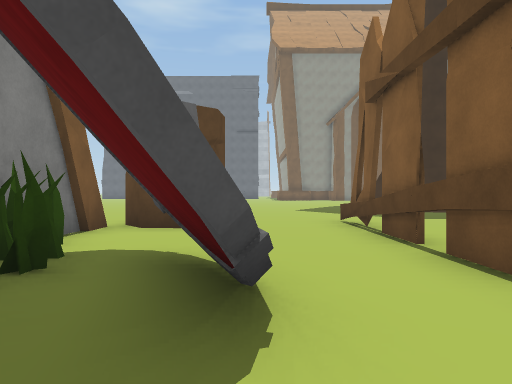
view 1 (above)

24 first-person views from a walk through a Unity game level. The camera is 1.3 m above the floor, looks level and sees 70° across. The floor is counted in squares, 2 m on a side. Each view is taken from the middle of a square. On the plan, view 1 faces up. The plan holds only what a view shows up to about 11 squares ahead; the rest is blank. The place goes on beyond the plan. Some surface patterns are stand-ins.

view 2
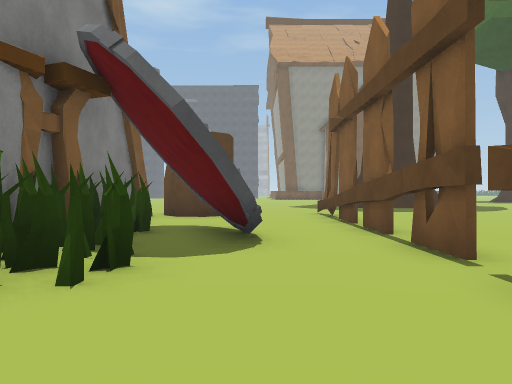

view 3
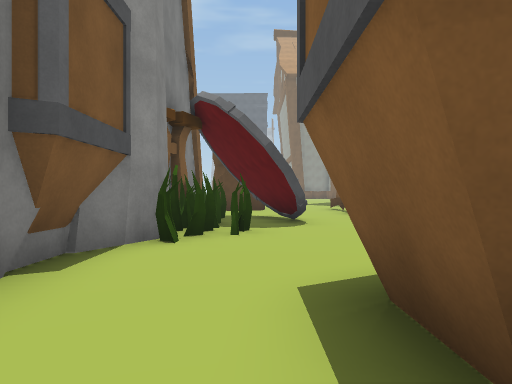

view 4
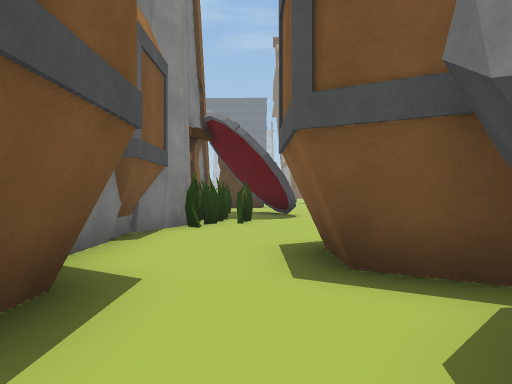

view 5
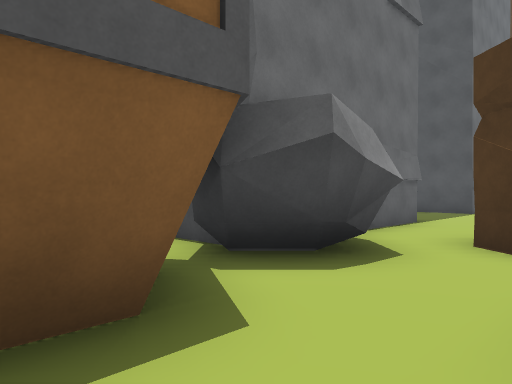

view 6
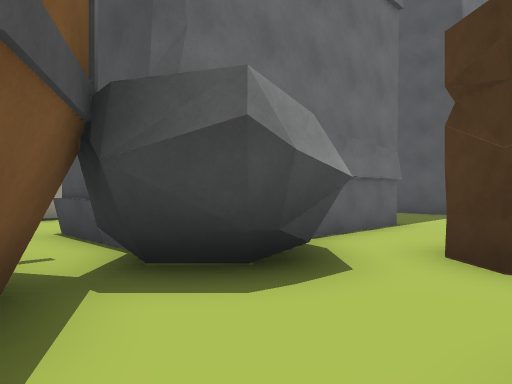

view 7
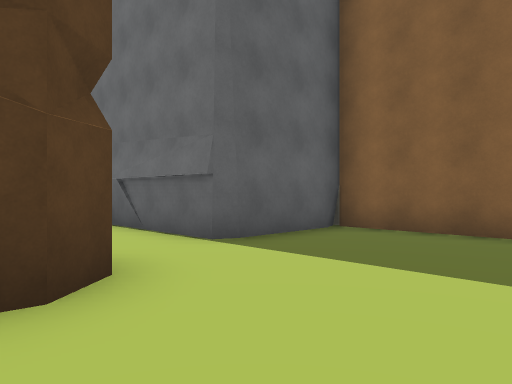

view 8
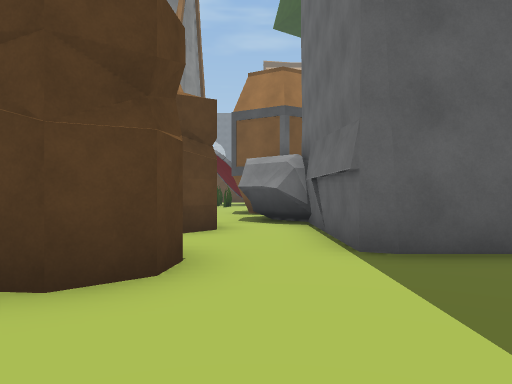

view 9
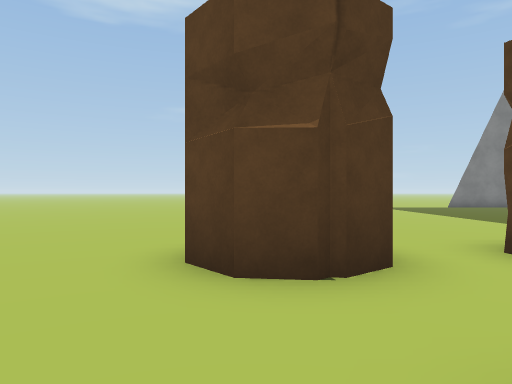

view 10
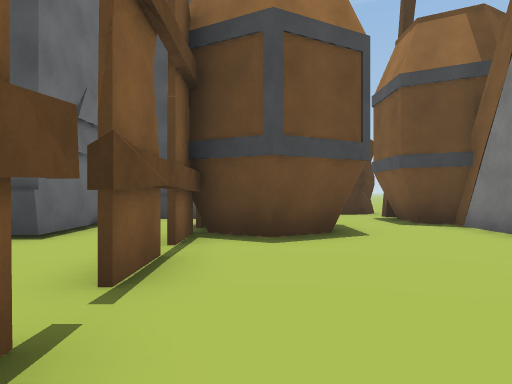

view 11
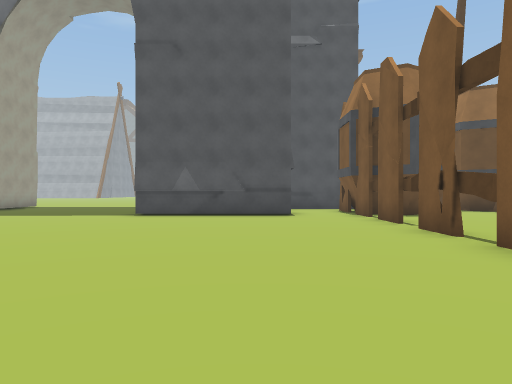

view 12
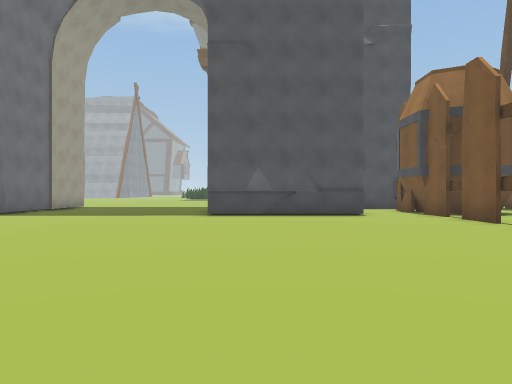

view 13
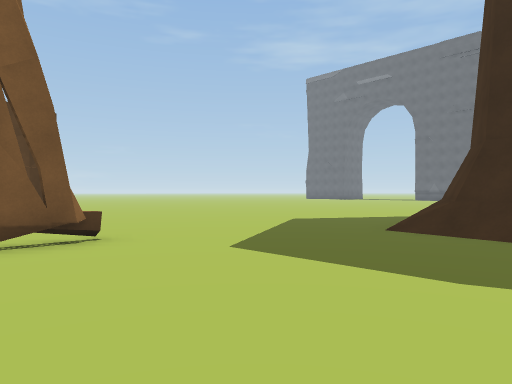

view 14
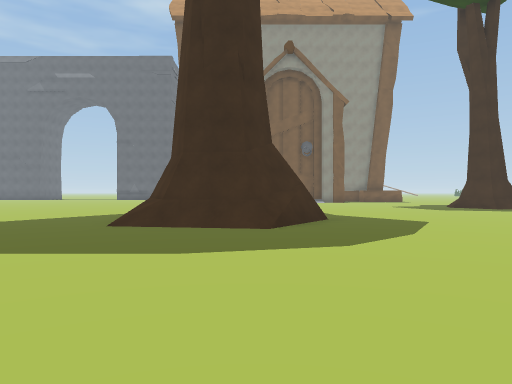

view 15
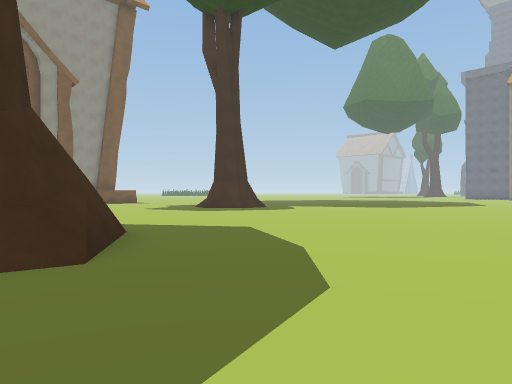

view 16
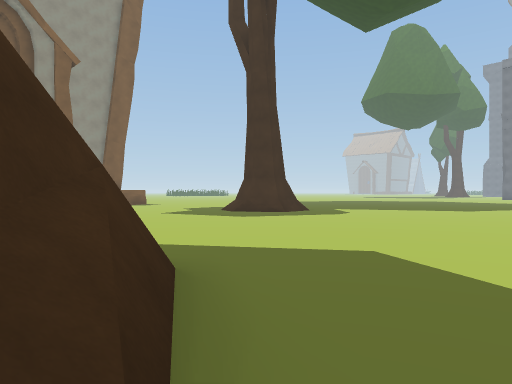

view 17
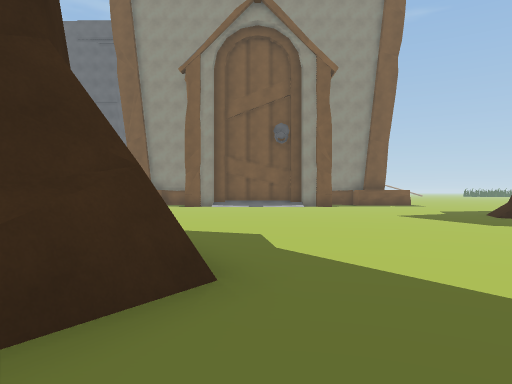

view 18
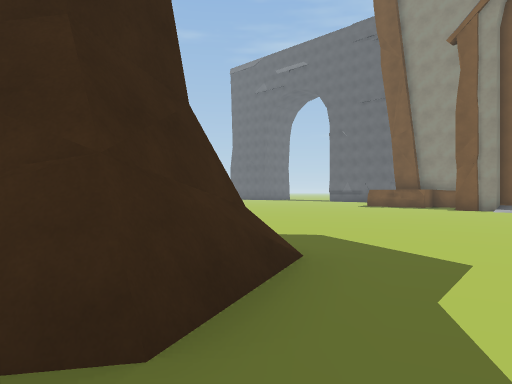

view 19
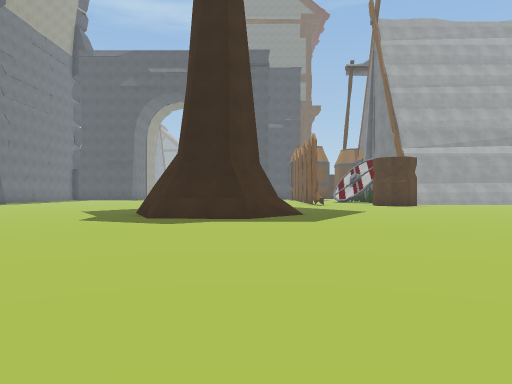

view 20
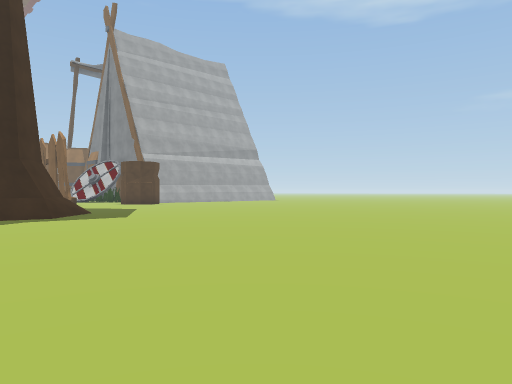

view 21
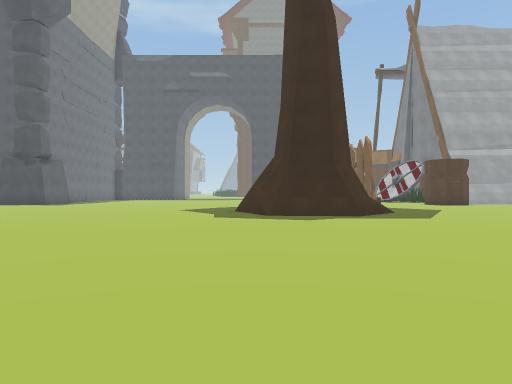

view 22
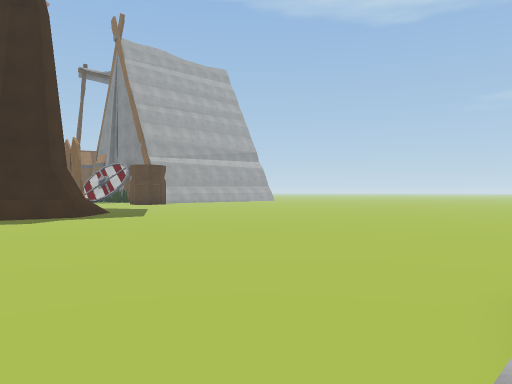

view 23
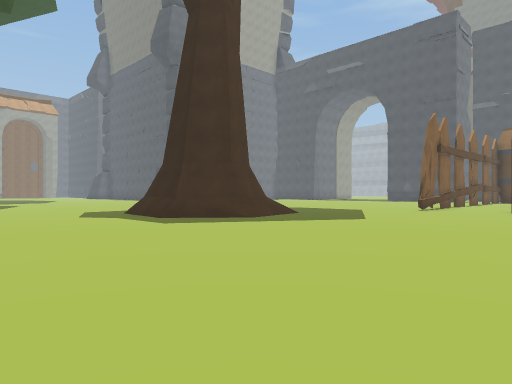

view 24
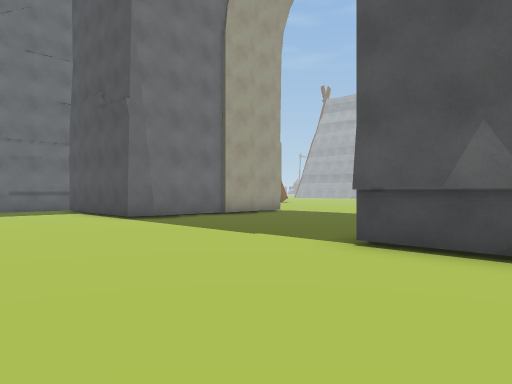

### Floor plan
Key: @ floor where view 1 was taken; # wall or solid block; x gap in a wall; . floor; / step, stairs or slope; = window, fence, low wall or low ledge; T thing the floor can be seen under or through; O other object.
Columns run from 3 left of view 1 to 19 right of it. Each row starts with its distance up from view 1.
 27             /
 26     .........
 25 .............
 24 ..............
 23 ..............
 22 ...................
 21 ...................O
 20 ...................
 19 ...................
 18 ...................
 17  ...................
 16  .......=///.........
 15  ....../####..........
 14  ....../# ##...........
 13  ....../####...........
 12  ......////..........
 11 ......................
 10 ......................
  9 ..................
  8 .OO..T.......
  7 .OO..T.......
  6 #....T......
  5 #....T.......
  4 O.#..x.......
  3 #O#=.#........
  2 #O##.#.........
  1 OOO#.#.........
  0  OO@.x............
 -1 #O...#................
 -2 #....#................
 -3 #...##.#####......####
 -4 #..###.#    ......#
 -5 #..###.#    ......#
 -6 ##..##.#     .....#
 -7 ##.OO###...   ...
 -8  ..OO     .#  ..
 -9 .OO.#
-10 .OO.#
-11 ....#
-12  OO.####
-13  OO....#
-14 .......#
-15 .......#
-16 ....##

Positions as (right, up) in squares from view 1, and headings:
1: (0, 0), facing up
2: (0, -3), facing up
3: (-1, -6), facing up
4: (-1, -8), facing up
5: (-2, -4), facing down-right
6: (-2, -5), facing down-right
7: (-2, -16), facing up-right
8: (0, -16), facing up
9: (2, -13), facing left
10: (1, 2), facing down
11: (5, 7), facing down
12: (7, 7), facing down
13: (7, 6), facing up-left
14: (7, 5), facing up
15: (6, 8), facing up-right
16: (7, 11), facing up-right
17: (9, 11), facing up
18: (10, 13), facing up-left
19: (5, 25), facing down
20: (8, 26), facing down-left
21: (8, 26), facing down
22: (9, 27), facing down-left
23: (-3, 21), facing down-right
24: (6, 1), facing down-right
